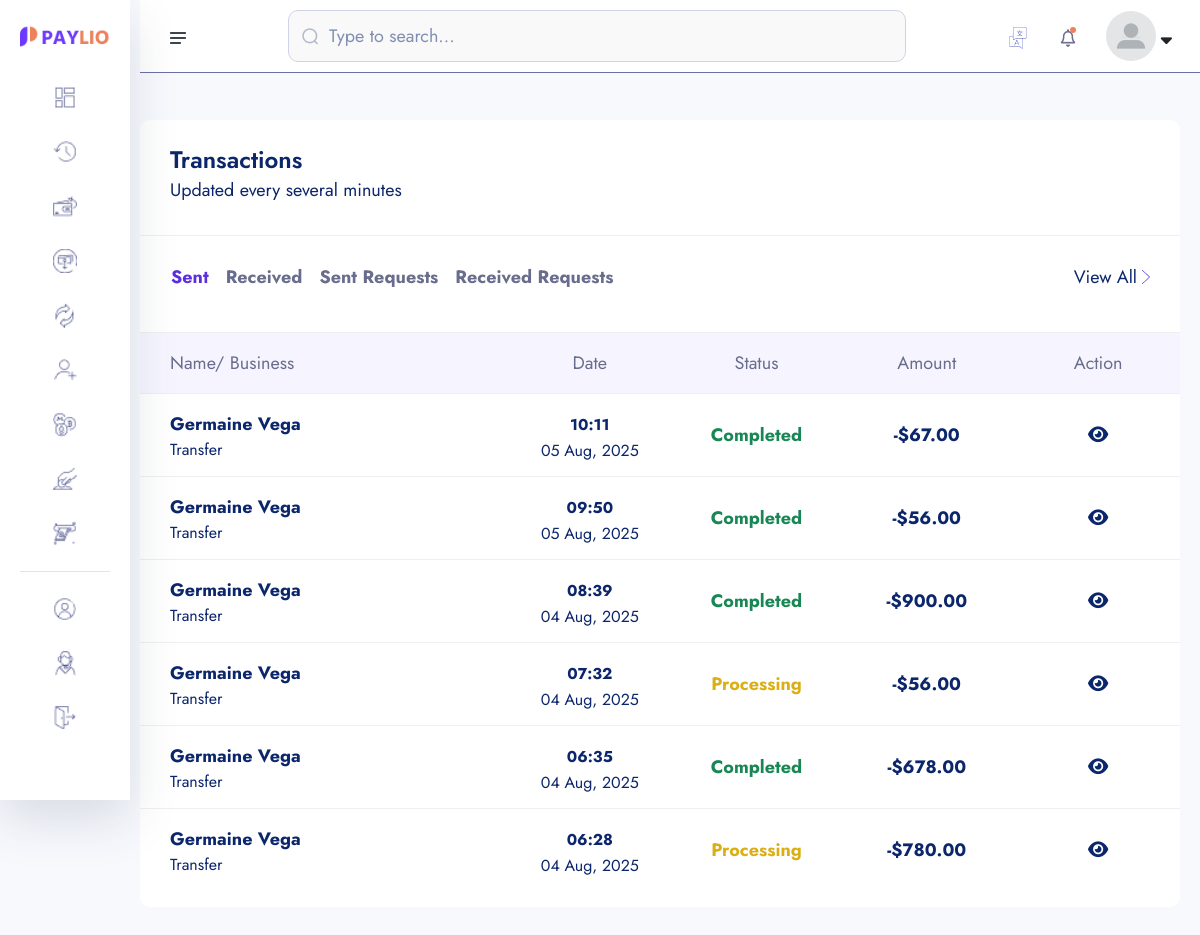
The page /transactions/ (signed in) on the database as committed earlier.
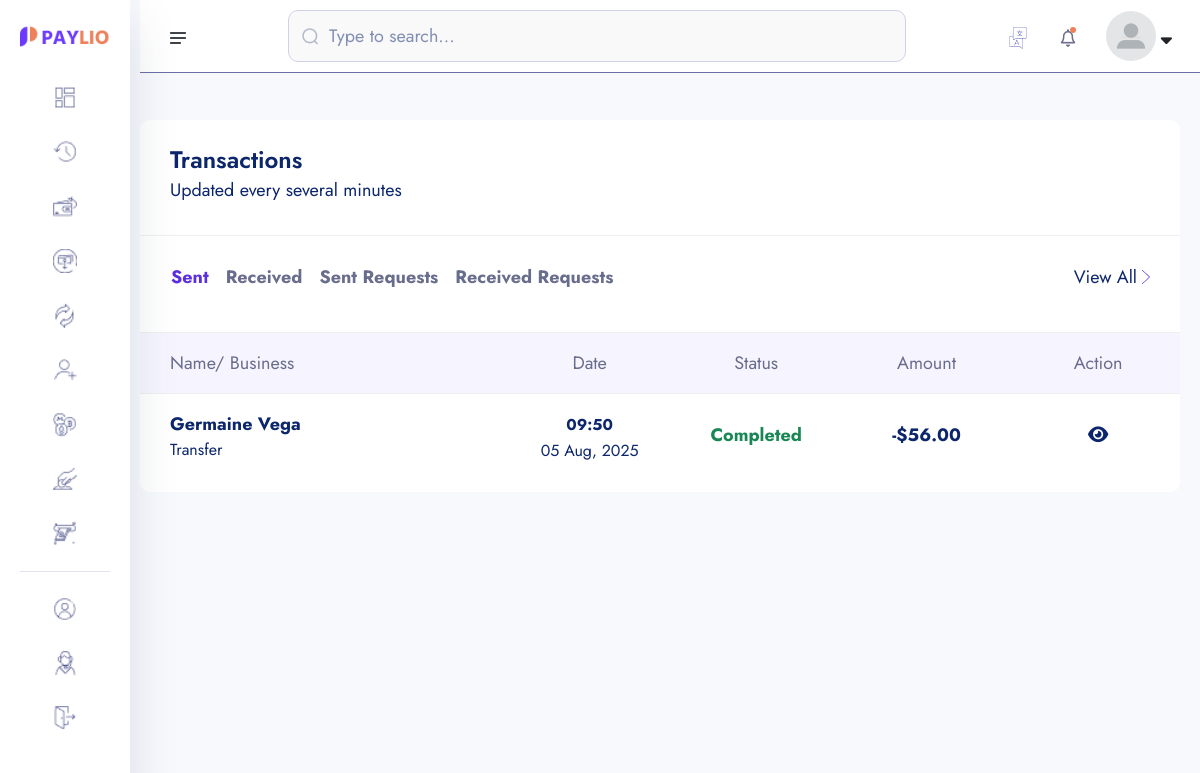
The same page on the database as committed later.
### core/models.py (models this page shows, shortened)
class Transaction(models.Model):
    transaction_id = ShortUUIDField(unique=True, length=15, max_length=20, prefix="TRN")
    user = models.ForeignKey(User, on_delete=models.SET_NULL, null=True)
    amount = models.DecimalField(max_digits=12, decimal_places=2, default=0.00)
    description = models.CharField(max_length=1000, null=True, blank=True)
    reciever = models.ForeignKey(User, on_delete=models.SET_NULL, null=True, related_name="reciever")
    sender = models.ForeignKey(User, on_delete=models.SET_NULL, null=True, related_name="sender")
    reciever_account = models.ForeignKey(Account, on_delete=models.SET_NULL, null=True, related_name="reciever_account")
    sender_account = models.ForeignKey(Account, on_delete=models.SET_NULL, null=True, related_name="sender_account")
    status = models.CharField(choices=TRANSACTION_STATUS, max_length=100, default="pending")
    transaction_type = models.CharField(choices=TRANSACTION_TYPE, max_length=100, default="none")
    date = models.DateTimeField(auto_now_add=True)
    updated = models.DateTimeField(auto_now_add=False, null=True, blank=True)

### userauths/models.py (models this page shows, shortened)
class User(AbstractUser):
    username = models.CharField(max_length=255)
    email = models.EmailField(unique=True)
    is_staff = models.BooleanField(default=False)
    is_superuser = models.BooleanField(default=False)
    USERNAME_FIELD = "email"
    REQUIRED_FIELDS = ['username']

### account/models.py (models this page shows, shortened)
class KYC(models.Model):
    id = models.UUIDField(primary_key=True, unique=True, default=uuid.uuid4, editable=False)
    user =  models.OneToOneField(User, on_delete=models.CASCADE)
    account =  models.OneToOneField(Account, on_delete=models.CASCADE, null=True, blank=True)
    full_name = models.CharField(max_length=1000)
    image = models.ImageField(upload_to="kyc", default="default.jpg")
    marrital_status = models.CharField(choices=MARITAL_STATUS, max_length=40)
    gender = models.CharField(choices=GENDER, max_length=40)
    identity_type = models.CharField(choices=IDENTITY_TYPE, max_length=140)
    identity_image = models.ImageField(upload_to="kyc", null=True, blank=True)
    date_of_birth = models.DateTimeField(auto_now_add=False)
    signature = models.ImageField(upload_to="kyc")
    country = models.CharField(max_length=100)
    state = models.CharField(max_length=100)
    city = models.CharField(max_length=100)
    mobile = models.CharField(max_length=1000)
    fax = models.CharField(max_length=1000)
    date = models.DateTimeField(auto_now_add=True)
    class Meta:
        ordering = ['-date']

### core/transaction.py (the view)
# urls.py: path('transactions/', transaction.transaction_lists, name='transactions'),
@login_required
def transaction_lists(request):
    sender_transaction = Transaction.objects.filter(sender=request.user).order_by('-id')
    reciever_transaction = Transaction.objects.filter(reciever=request.user).order_by('-id')
    context = {
        'sender_transaction':sender_transaction,
        'reciever_transaction':reciever_transaction,
    }
    return render(request, 'transaction/transaction-list.html', context)

### core/templates/transaction/transaction-list.html (shortened to what this page needs)
{% extends "auth_base.html" %}
{% load static %}
{% load humanize %}
{% block content %}
    <section class="dashboard-section body-collapse">
        <div class="overlay pt-120">
            <div class="container-fruid">
                <div class="row">
                    <div class="col-xl-12 col-lg-12">
                        <div class="section-content">
                            <div class="transactions-area">
                                <div class="section-text">
                                    <h5>Transactions</h5>
                                    <p>Updated every several minutes</p>
                                </div>
                                <div class="top-area d-flex align-items-center justify-content-between">
                                    <ul class="nav nav-tabs" role="tablist">
                                        <li class="nav-item" role="presentation">
                                            <button class="nav-link active" id="latest-tab" data-bs-toggle="tab" data-bs-target="#latest" type="button" role="tab" aria-controls="latest" aria-selected="true">Sent</button>
                                        </li>
                                        <li class="nav-item" role="presentation">
                                            <button class="nav-link" id="upcoming-tab" data-bs-toggle="tab" data-bs-target="#upcoming" type="button" role="tab" aria-controls="upcoming" aria-selected="false">Received</button>
                                        </li>
                                        <li class="nav-item" role="presentation">
                                            <button class="nav-link" id="sender-request-tab" data-bs-toggle="tab" data-bs-target="#sender-request" type="button" role="tab" aria-controls="upcoming" aria-selected="false">Sent Requests</button>
                                        </li>
                                        <li class="nav-item" role="presentation">
                                            <button class="nav-link" id="reciever-request-tab" data-bs-toggle="tab" data-bs-target="#reciever-request" type="button" role="tab" aria-controls="upcoming" aria-selected="false">Received Requests</button>
                                        </li>
                                    </ul>
                                    <div class="view-all d-flex align-items-center">
                                        <a href="javascript:void(0)">View All</a>
                                        <img src="{% static 'assets1/images/icon/right-arrow.png' %}" alt="icon">
                                    </div>
                                </div>
                                <div class="tab-content mt-40">
                                    <div class="tab-pane fade show active" id="latest" role="tabpanel" aria-labelledby="latest-tab">
                                        <div class="table-responsive">
                                            <table class="table">
                                                <thead>
                                                    <tr>
                                                        <th scope="col">Name/ Business</th>
                                                        <th scope="col">Date</th>
                                                        <th scope="col">Status</th>
                                                        <th scope="col">Amount</th>
                                                        <th scope="col">Action</th>
                                                    </tr>
                                                </thead>
                                                <tbody>
                                                    {% for s in sender_transaction %}
                                                        <tr data-bs-toggle="modal" data-bs-target="#transactionsMod">
                                                            <th scope="row">
                                                                <p>{{s.reciever.kyc.full_name|title}}</p>
                                                                <p class="mdr">{{s.transaction_type|title}}</p>
                                                            </th>
                                                            <td>
                                                                <p><small>{{s.date|date:"h:i"}}</small></p>
                                                                <p class="mdr">{{s.date|date:"d M, Y"}}</p>
                                                            </td>
                                                            <td>
                                                                {% if s.status == 'completed' %}
                                                                    <p class="text-success">{{s.status|title}}</p>
                                                                {% endif %}
                                                                {% if s.status == 'processing' %}
                                                                    <p class="inprogress">{{s.status|title}}</p>
                                                                {% endif %}
                                                            </td>
                                                            <td>
                                                                <p>-${{s.amount|intcomma}}</p>
                                                            </td>
                                                            <td>
                                                                <a href="{% url 'core:transaction-detail' s.transaction_id %}" class=""><i class="fas fa-eye"></i></a>
                                                            </td>
                                                        </tr>
                                                    {% endfor %}
                                                </tbody>
                                            </table>
                                        </div>
                                    </div>
                                </div>
                            </div>
                        </div>
                    </div>
                </div>
            </div>
        </div>
    </section>
{% endblock content %}

Rows that differ between the two databases and show on the page:
removed Transaction: reciever.kyc.full_name "Germaine Vega", transaction_type "Transfer", date "10:11", date "05 Aug, 2025", status "Completed", amount "67.00"
removed Transaction: reciever.kyc.full_name "Germaine Vega", transaction_type "Transfer", date "08:39", date "04 Aug, 2025", status "Completed", amount "900.00"
removed Transaction: reciever.kyc.full_name "Germaine Vega", transaction_type "Transfer", date "07:32", date "04 Aug, 2025", status "Processing", amount "56.00"
removed Transaction: reciever.kyc.full_name "Germaine Vega", transaction_type "Transfer", date "06:35", date "04 Aug, 2025", status "Completed", amount "678.00"
removed Transaction: reciever.kyc.full_name "Germaine Vega", transaction_type "Transfer", date "06:28", date "04 Aug, 2025", status "Processing", amount "780.00"
